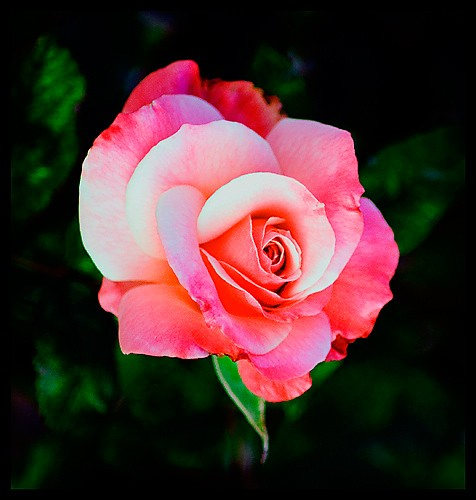
#> input picture Image Processing (Python)/Work_2/img1.jpg, 476 x 500 px
$ python part1.py
#> lines starting #> are read from the running program, lines starting #| are printed output that depends on the picture; after the words box and inside, x2 and y2 are one past the last pixel; in counts of white or black regions, pixels touching at a corner belong together
import cv2
import numpy as np
import matplotlib.pyplot as plt

# Παρουσίαση 2D διαγράμματος
def plotHist(anImage,labels,title):
    channels = cv2.split(anImage)

    hists = []
    for channel in channels:
        imgNormHist = cv2.calcHist([channel], [0], None, [256], [0, 256])
        imgNormHist = imgNormHist / sum(imgNormHist)
        hists.append(imgNormHist)

    plt.figure()
    i = 0
    for hist in hists:
        plt.plot(hist, label=labels[i])
        i+=1

    plt.title(title)
    plt.legend()
    plt.savefig(title+'.jpg')

# Kmeans αλγόριθμος κατάτμησης εικόνας
def seg_kmeans(pixels, Κ):
    pixel_values = pixels.reshape(-1,3)
    pixel_values = np.float32(pixel_values)

    criteria = (cv2.TERM_CRITERIA_EPS + cv2.TERM_CRITERIA_MAX_ITER, 10, 1.0)
    ret,label,center=cv2.kmeans(pixel_values,Κ,None,criteria,10,cv2.KMEANS_RANDOM_CENTERS)

    center = np.uint8(center)
    res = center[label.flatten()]
    return res.reshape(pixels.shape)

# MeanShift αλγόριθμος κατάτμησης εικόνας
def seg_meanShift(pixels):
    term_crit = ( cv2.TERM_CRITERIA_EPS | cv2.TERM_CRITERIA_COUNT, 10, 1 )
    mask = cv2.inRange(pixels, np.array((0., 60.,32.)), np.array((180.,255.,255.)))
    hist = cv2.calcHist([pixels],[0],mask,[256],[0,256])
    dst = cv2.calcBackProject([pixels],[0],hist,[0,256],1)
    _, track_window = cv2.meanShift(dst, (0, 0, 350, 350), term_crit)
    x,y,w,h = track_window
    return cv2.rectangle(pixels, (x,y), (x+w,y+h), 255,2)

# Υποερώτημα 1
# Φόρτωση εικόνας
img = cv2.imread('img1.jpg')
#> img is the input picture: shape (500, 476, 3); mean B, G, R 46.5, 46.5, 75
img = cv2.cvtColor(img, cv2.COLOR_BGR2RGB)
pixel_colors = img.reshape(-1,3)/255.

r,g,b = cv2.split(img)

# 3D διάγραμμα RGB χώρου χρώματος
plt.figure()
ax1 = plt.axes(projection='3d')
ax1.scatter(r, g, b, c=pixel_colors)
ax1.set_xlabel('Red')
ax1.set_ylabel('Green')
ax1.set_zlabel('Blue')
ax1.set_title('RGB_Image_scatter_plot')
plt.savefig('RGB_Image_scatter_plot.jpg')

# Υποερώτημα 2
# Μετατροπή εικόνας απο RGB σε HSV
img_hsv = cv2.cvtColor(img, cv2.COLOR_RGB2HSV)
#> img_hsv: shape (500, 476, 3); mean H, S, V 78.2, 165.8, 82.9
h,s,v = cv2.split(img_hsv)

# 3D διάγραμμα HSV χώρου χρώματος
plt.figure()
ax2 = plt.axes(projection='3d')
ax2.scatter(h, s, v, c=pixel_colors)
ax2.set_xlabel('Hue')
ax2.set_ylabel('Saturation')
ax2.set_zlabel('Value')
ax2.set_title('HSV_Image_scatter_plot')
plt.savefig('HSV_Image_scatter_plot.jpg')
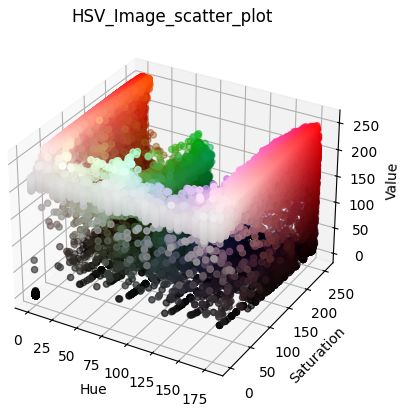
#> figure drawn by matplotlib, 1 panel

# Υποερώτημα 3
# 2D διαγράμματα επιμέρους καναλιών χρωμάτων RGB και HSV
plotHist(img,['Red', 'Green', 'Blue'], 'RGB_image_plot')
#> the loop in plotHist, `for channel in channels:` made 3 passes
#> after the loop in plotHist, `for channel in channels:`: hists = 3 items
#> the loop in plotHist, `for hist in hists:` made 3 passes
#> after the loop in plotHist, `for hist in hists:`: i = 3
plotHist(img_hsv,['Hue', 'Saturation', 'Value'], 'HSV_image_plot')
#> the loop in plotHist (call 2), `for channel in channels:` made 3 passes
#> the loop in plotHist (call 2), `for hist in hists:` made 3 passes

# Υποερώτημα 4
# RGB kmeans κατάτμηση
rgb_kmeans = seg_kmeans(img, 3)
#> in seg_kmeans, `ret,label,center=cv2.kmeans(pixel_values,Κ,None,criteria,10,cv2.KMEANS..`: ret = 314565594.1; center = [[236.9, 66.35, 86.35], [2.12, 11.88, 2.05], [229.7, 165.3, 187.3]]
#> in seg_kmeans, `center = np.uint8(center)`: center = [[236, 66, 86], [2, 11, 2], [229, 165, 187]]
cv2.imshow('rgb_kmeans',rgb_kmeans)
cv2.imwrite('img1_rgb_kmeans.jpg',rgb_kmeans)

# RGB meanShift κατάτμηση
rgb_meanShift = seg_meanShift(img)
#> in seg_meanShift, `mask = cv2.inRange(pixels, np.array((0., 60.,32.)), np.array((180.,255..`:
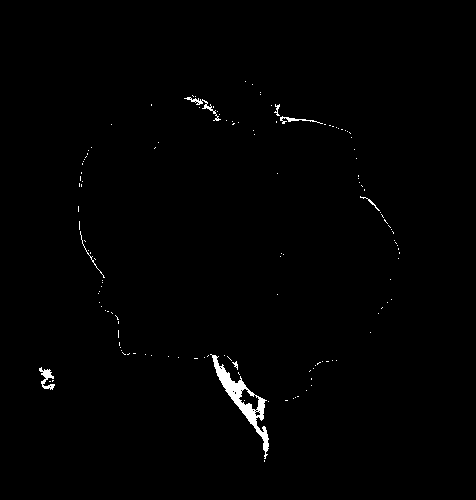
#> mask: shape (500, 476); 0.82% white; 137 white regions (129 under 20 px), largest, box (x1, y1, x2, y2) and area: (210, 354, 269, 459) 1181, (39, 367, 55, 390) 159, (184, 97, 221, 121) 134
#> in seg_meanShift, `hist = cv2.calcHist([pixels],[0],mask,[256],[0,256])`: hist = 256 values, max 114 at index 0, min 0 at index 181, mean 7.65
#> in seg_meanShift, `dst = cv2.calcBackProject([pixels],[0],hist,[0,256],1)`:
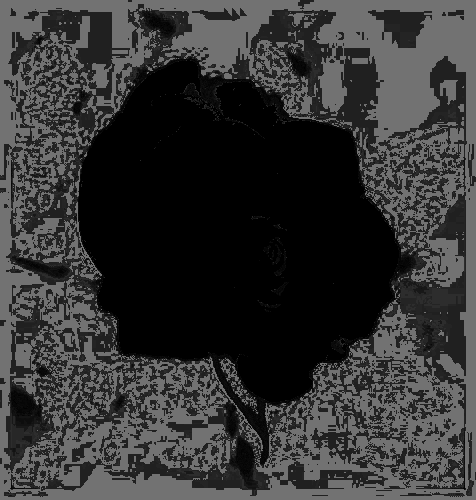
#> dst: shape (500, 476); min 0, max 114, mean 52.4
#> in seg_meanShift, `_, track_window = cv2.meanShift(dst, (0, 0, 350, 350), term_crit)`: track_window = (0, 0, 350, 350)
#> in seg_meanShift, `x,y,w,h = track_window`: x = 0; w = 350
cv2.imshow('rgb_meanShift',rgb_meanShift)
cv2.imwrite('img1_rgb_meanShift.jpg',rgb_meanShift)

# HSV kmeans κατάτμηση
hsv_kmeans = seg_kmeans(img_hsv, 3)
#> call 2 of seg_kmeans, with Κ = 3
#> in seg_kmeans (call 2), `ret,label,center=cv2.kmeans(pixel_values,Κ,None,criteria,10,cv2.KMEANS..`: ret = 1.05e+09; center = [[132.7, 124.6, 234.6], [68.54, 238.9, 17.11], [1.49, 1.77, 1.02]]
#> in seg_kmeans (call 2), `center = np.uint8(center)`: center = [[132, 124, 234], [68, 238, 17], [1, 1, 1]]
#> in seg_kmeans (call 2), `return res.reshape(pixels.shape)`:
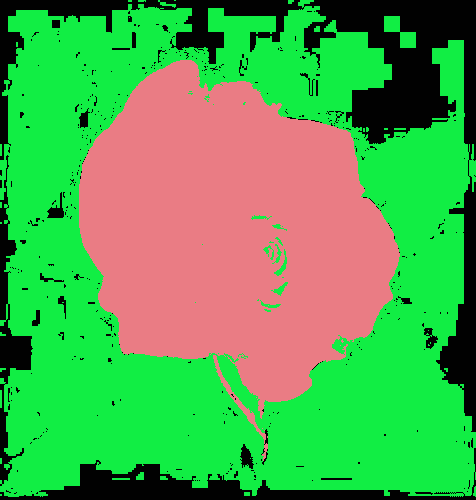
#> returned value: shape (500, 476, 3); mean of channels 0, 1, 2 77.6, 165.1, 82.6; drawn as B, G, R
cv2.imshow('hsv_kmeans',hsv_kmeans)
cv2.imwrite('img1_hsv_kmeans.jpg',hsv_kmeans)

# HSV meanShift κατάτμηση
hsv_meanShift = seg_meanShift(img_hsv)
#> in seg_meanShift (call 2), `mask = cv2.inRange(pixels, np.array((0., 60.,32.)), np.array((180.,255..`:
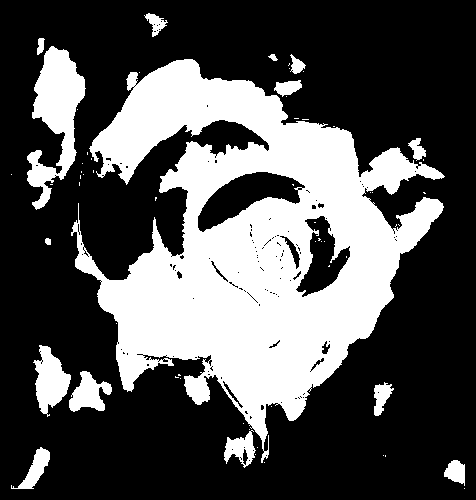
#> mask: shape (500, 476); 32.4% white; 62 white regions (47 under 20 px), largest, box (x1, y1, x2, y2) and area: (71, 59, 445, 463) 66930, (27, 46, 86, 210) 4540, (33, 345, 71, 417) 1528
#> in seg_meanShift (call 2), `hist = cv2.calcHist([pixels],[0],mask,[256],[0,256])`: hist = 256 values, max 7456 at index 60, min 0 at index 121, mean 301.5
#> in seg_meanShift (call 2), `dst = cv2.calcBackProject([pixels],[0],hist,[0,256],1)`:
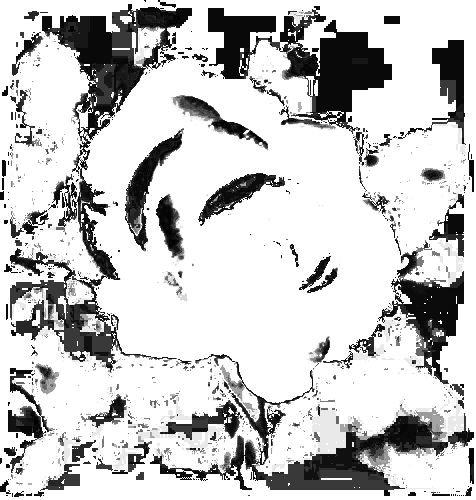
#> dst: shape (500, 476); min 0, max 255, mean 199.5
#> in seg_meanShift (call 2), `_, track_window = cv2.meanShift(dst, (0, 0, 350, 350), term_crit)`: track_window = (38, 79, 350, 350)
#> in seg_meanShift (call 2), `x,y,w,h = track_window`: x = 38; y = 79
#> in seg_meanShift (call 2), `return cv2.rectangle(pixels, (x,y), (x+w,y+h), 255,2)`: returned value: shape (500, 476, 3); mean H, S, V 81.4, 161.9, 82.2
cv2.imshow('hsv_meanShift',hsv_meanShift)
cv2.imwrite('img1_hsv_meanShift.jpg',hsv_meanShift)

# RGB+HSV kmeans κατάτμηση
merged_rgb_hsv = cv2.merge([img, img_hsv])
rgb_hsv_kmeans = seg_kmeans(merged_rgb_hsv, 3)

# Υποερώτημα 5
# 2D διαγράματα αποτελεσμάτων υποερωτήματος 4
plotHist(rgb_kmeans,['Red','Green','Blue'],'RGB_segmentation_kmeans')
plotHist(rgb_meanShift,['Red','Green','Blue'],'RGB_segmentation_meanShift')
plotHist(hsv_kmeans,['Hue','Saturation','Value'],'HSV_segmentation_kmeans')
plotHist(hsv_meanShift,['Hue','Saturation','Value'],'HSV_segmentation_meanShift')
plotHist(rgb_hsv_kmeans,['Red','Green','Blue','Hue','Saturation','Value'],'RGB_HSV_segmentation_kmeans')
#> in plotHist (call 7), `channels = cv2.split(anImage)`: channels = 6 items
#> the loop in plotHist (call 7), `for channel in channels:` made 6 passes
#> the loop in plotHist (call 7), `for hist in hists:` made 6 passes
#> after the loop in plotHist (call 7), `for hist in hists:`: i = 6
#> in plotHist (call 7), `plt.savefig(title+'.jpg')`:
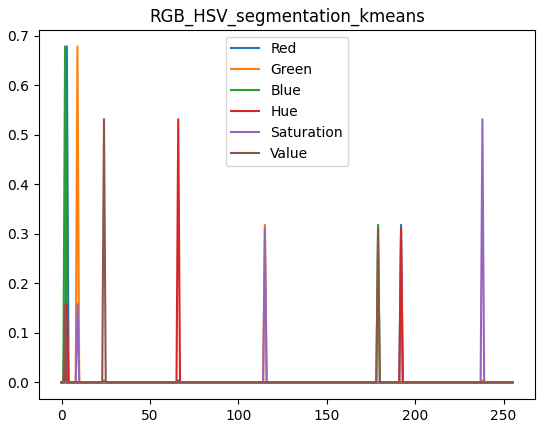
#> figure drawn by matplotlib, 1 panel; curve peaks at x = 3, y = 0.678; curve peaks at x = 9, y = 0.678; curve peaks at x = 2, y = 0.678

plt.show()
cv2.waitKey()
cv2.destroyAllWindows()
